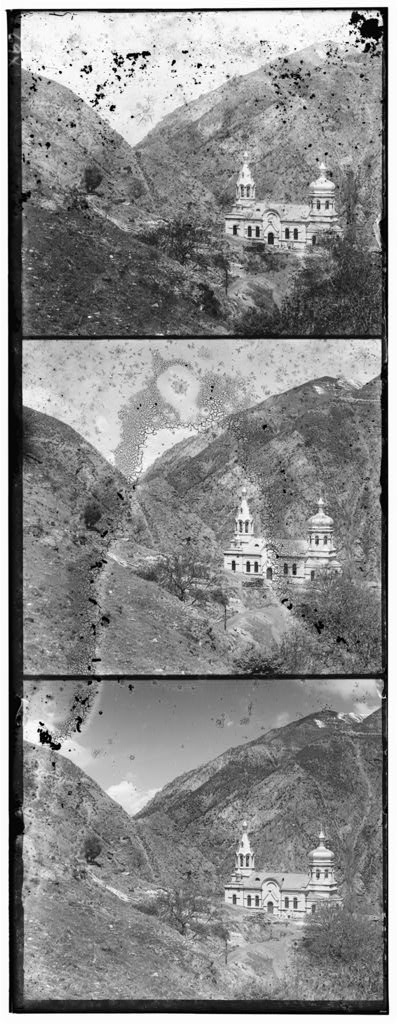
#> input picture 2/data/00056v.jpg, 398 x 1024 px; its folder holds only this picture in this run
$ python run_align.py
#> lines starting #> are read from the running program, lines starting #| are printed output that depends on the picture
### 2/align_core.py
"""
align_core.py
Core image alignment algorithms and metrics for Prokudin-Gorskii glass plate colorization.
"""

import numpy as np
from skimage import io, img_as_float
from skimage.filters import sobel
from skimage.transform import rescale


def load_and_split(image_path: str):
    """Loads an image, normalizes to float [0, 1], and splits vertically into B, G, R channels."""
#> called with image_path = 'data/00056v.jpg'
    img = img_as_float(io.imread(image_path))
#> img: shape (1024, 398) float64; min 0, max 1, mean 0.542
    if img.ndim == 3:
        img = img[:, :, 0]
    height = img.shape[0] // 3
#> height = 341
    return img[0:height, :], img[height : 2 * height, :], img[2 * height : 3 * height, :]


def compute_metric(im1: np.ndarray, im2: np.ndarray, metric: str = "ncc", border_crop: float = 0.15) -> float:
    """Computes similarity score between two image channels using L2 or NCC with border cropping."""
    h, w = im1.shape
    crop_h, crop_w = int(h * border_crop), int(w * border_crop)
    i1 = im1[crop_h : h - crop_h, crop_w : w - crop_w]
    i2 = im2[crop_h : h - crop_h, crop_w : w - crop_w]

    if metric == "l2":
        return -float(np.sum((i1 - i2) ** 2))
    elif metric == "ncc":
        norm1, norm2 = np.linalg.norm(i1), np.linalg.norm(i2)
        if norm1 > 0 and norm2 > 0:
            return float(np.sum((i1 / norm1) * (i2 / norm2)))
        return -np.inf
    raise ValueError(f"Unsupported metric: {metric}")


def apply_shift(img: np.ndarray, shift: tuple[int, int]) -> np.ndarray:
    """Applies a 2D integer displacement shift (dx, dy) to an image array."""
    return np.roll(img, (shift[1], shift[0]), axis=(0, 1))


def align_single_scale(
    ref: np.ndarray,
    target: np.ndarray,
    search_window: tuple[int, int] = (-15, 15),
    metric: str = "ncc",
) -> tuple[int, int]:
    """Exhaustive search alignment over specified search window [-radius, radius]."""
    best_score, best_shift = -np.inf, (0, 0)
    min_w, max_w = search_window
    for dy in range(min_w, max_w + 1):
        for dx in range(min_w, max_w + 1):
            shifted_target = apply_shift(target, (dx, dy))
            score = compute_metric(ref, shifted_target, metric=metric)
            if score > best_score:
                best_score, best_shift = score, (dx, dy)
    return best_shift


def align_pyramid_robust(
    ref: np.ndarray,
    target: np.ndarray,
    max_depth: int = 4,
    metric: str = "ncc",
    use_edges: bool = True,
) -> tuple[int, int]:
    """Coarse-to-fine multi-scale image pyramid alignment using recursive downsampling."""
    h, w = ref.shape
    ch, cw = int(h * 0.10), int(w * 0.10)

    r_clean = ref[ch : h - ch, cw : w - cw]
    t_clean = target[ch : h - ch, cw : w - cw]

    r_feat = sobel(r_clean) if use_edges else r_clean
    t_feat = sobel(t_clean) if use_edges else t_clean

    def _recursive_align(r: np.ndarray, t: np.ndarray, depth: int) -> tuple[int, int]:
        if depth == 0 or min(r.shape) < 128:
            return align_single_scale(r, t, search_window=(-15, 15), metric=metric)

        r_small = rescale(r, 0.5, anti_aliasing=True)
        t_small = rescale(t, 0.5, anti_aliasing=True)

        coarse_shift = _recursive_align(r_small, t_small, depth - 1)
        scaled_shift = (coarse_shift[0] * 2, coarse_shift[1] * 2)

        shifted_t = apply_shift(t, scaled_shift)
        fine_shift = align_single_scale(r, shifted_t, search_window=(-7, 7), metric=metric)

        return (scaled_shift[0] + fine_shift[0], scaled_shift[1] + fine_shift[1])

    return _recursive_align(r_feat, t_feat, max_depth)

### 2/run_align.py
"""
run_align.py
Batch processing, timing, artifact generation, and reporting pipeline.
"""

import glob
import os
import time
import matplotlib.pyplot as plt
import numpy as np

# Import core modular functions
from align_core import (
    align_pyramid_robust,
    align_single_scale,
    apply_shift,
    load_and_split,
)


def format_time(seconds: float) -> str:
    """Formats execution time in seconds or minutes/seconds."""
    mins, secs = divmod(seconds, 60)
    if mins > 0:
        return f"{int(mins)}m {int(secs)}s"
    return f"{secs:.2f}s"


def generate_intermediate_artifacts(sample_path: str, output_dir: str) -> None:
    """Saves raw unaligned composite and split channel figures for post documentation."""
    b, g, r = load_and_split(sample_path)

    plt.imsave(os.path.join(output_dir, "intermediate_01_unaligned.jpg"), np.dstack((r, g, b)))
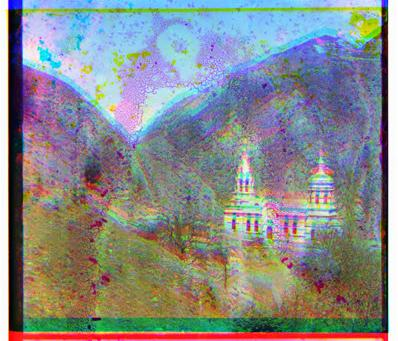
#> saved as intermediate_01_unaligned.jpg: shape (341, 398, 3); mean R, G, B 135.8, 138.4, 139.5

    fig, axes = plt.subplots(1, 3, figsize=(12, 4))
    channels = [("Blue Channel (B)", b), ("Green Channel (G)", g), ("Red Channel (R)", r)]

    for col, (title, ch) in enumerate(channels):
        axes[col].imshow(ch, cmap="gray")
        axes[col].set_title(title)
        axes[col].axis("off")
#> this loop made 3 passes
#> title on passes 1 to 3: 'Blue Channel (B)', 'Green Channel (G)', 'Red Channel (R)'

    plt.tight_layout()
    plt.savefig(os.path.join(output_dir, "intermediate_02_split_channels.png"), dpi=150)
    plt.close()


def print_summary_table(results: list[dict]) -> None:
    """Prints the final formatted benchmark summary table to console."""
    divider = "=" * 135
    header = (
        f"{'Filename':<20} | {'Category':<10} | {'Single G,R (x,y)':<18} | "
        f"{'Single Time':<12} | {'Pyramid G,R (x,y)':<18} | {'Pyr Time':<10} | {'Total Time':<10}"
    )
    print("\n" + divider)
    print(header)
    print("-" * 135)

    for r in results:
        single_shifts = f"{r['g_single']} / {r['r_single']}"
        pyr_shifts = f"{r['g_pyr']} / {r['r_pyr']}"
        print(
            f"{r['name']:<20} | {r['category']:<10} | {single_shifts:<18} | "
            f"{r['single_time']:<12} | {pyr_shifts:<18} | {r['pyr_time']:<10} | {r['total_time']:<10}"
        )
    print(divider)


def process_batch(input_dir: str = "data", output_dir: str = "media") -> None:
    """Runs single-scale and pyramid alignment across all dataset images."""
    os.makedirs(output_dir, exist_ok=True)

    extensions = ("*.jpg", "*.jpeg", "*.png", "*.tif", "*.tiff")
    image_paths = []
    for ext in extensions:
        image_paths.extend(glob.glob(os.path.join(input_dir, ext)))

    if not image_paths:
        print(f"Error: No images found in '{input_dir}/'.")
        return

    cathedral_path = next(
        (p for p in image_paths if "cathedral" in os.path.basename(p).lower()), sorted(image_paths)[0]
    )
    print(f"Generating intermediate process artifacts using: {os.path.basename(cathedral_path)}")
    generate_intermediate_artifacts(cathedral_path, output_dir)

    results = []

    for path in sorted(image_paths):
        filename = os.path.basename(path)
        name, ext = os.path.splitext(filename)
        is_high_res = ext.lower() in (".tif", ".tiff")
        category = "LoC Custom" if filename.startswith("loc-") else "Provided"

        print(f"Processing ({category}): {filename}...")
        img_start_time = time.time()
        b, g, r = load_and_split(path)

        # 1. Single-Scale Alignment & Timing
        if not is_high_res:
            t_single_start = time.time()
            g_single = align_single_scale(b, g, search_window=(-15, 15), metric="ncc")
#> the loop in align_single_scale, `for dy in range(min_w, max_w + 1):` made 31 passes
#> pass 1, in compute_metric (call 3), `i2 = im2[crop_h : h - crop_h, crop_w : w - crop_w]`:
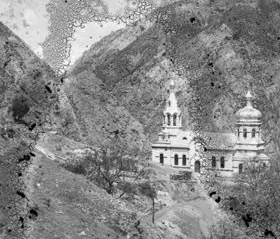
#> i2: shape (239, 280) float64; min 0, max 1, mean 0.53
            r_single = align_single_scale(b, r, search_window=(-15, 15), metric="ncc")
#> the loop in align_single_scale (call 2), `for dy in range(min_w, max_w + 1):` made 31 passes
#> pass 1, in compute_metric (call 965), `i2 = im2[crop_h : h - crop_h, crop_w : w - crop_w]`:
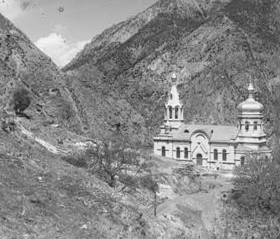
#> i2: shape (239, 280) float64; min 0.0745, max 1, mean 0.536
            rgb_single = np.dstack((apply_shift(r, r_single), apply_shift(g, g_single), b))
            plt.imsave(os.path.join(output_dir, f"{name}_single.jpg"), rgb_single)
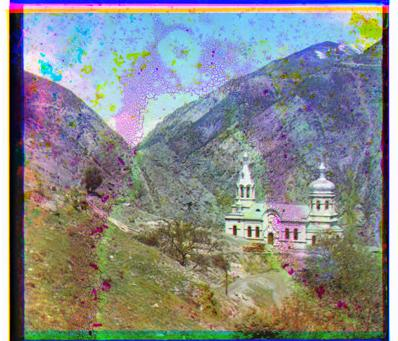
#> saved as 00056v_single.jpg: shape (341, 398, 3); mean R, G, B 135.8, 138.4, 139.4
            single_time_str = format_time(time.time() - t_single_start)
        else:
            g_single, r_single = ("N/A", "N/A")
            single_time_str = "N/A"

        # 2. Multi-Scale Pyramid Alignment & Timing
        t_pyr_start = time.time()
        g_pyr = align_pyramid_robust(b, g, max_depth=4, metric="ncc", use_edges=True)
#> in align_pyramid_robust, `r_clean = ref[ch : h - ch, cw : w - cw]`:
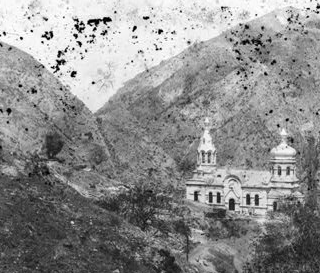
#> r_clean: shape (273, 320) float64; min 0, max 1, mean 0.556
        r_pyr = align_pyramid_robust(b, r, max_depth=4, metric="ncc", use_edges=True)
#> call 2 of align_pyramid_robust, with max_depth = 4, metric = 'ncc', use_edges = True
#> in align_pyramid_robust (call 2), `t_clean = target[ch : h - ch, cw : w - cw]`:
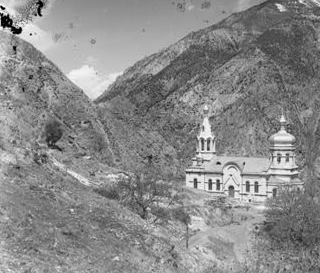
#> t_clean: shape (273, 320) float64; min 0, max 1, mean 0.539
#> in _recursive_align (call 5), `shifted_t = apply_shift(t, scaled_shift)`:
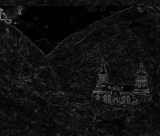
#> shifted_t: shape (136, 160) float64; min 0.000304, max 0.503, mean 0.0662
        rgb_pyr = np.dstack((apply_shift(r, r_pyr), apply_shift(g, g_pyr), b))
        plt.imsave(os.path.join(output_dir, f"{name}_pyramid.jpg"), rgb_pyr)
        pyr_time_str = format_time(time.time() - t_pyr_start)

        # 3. Total Timing Accumulation
        total_time_str = format_time(time.time() - img_start_time)

        print(f"  -> Single-scale time : {single_time_str}")
        print(f"  -> Pyramid time      : {pyr_time_str}")
        print(f"  -> Total image time  : {total_time_str}\n")

        results.append({
            "name": filename,
            "category": category,
            "g_single": str(g_single),
            "r_single": str(r_single),
            "single_time": single_time_str,
            "g_pyr": str(g_pyr),
            "r_pyr": str(r_pyr),
            "pyr_time": pyr_time_str,
            "total_time": total_time_str,
        })

    print_summary_table(results)
#> the loop in print_summary_table, `for r in results:` made 1 pass
#| 00056v.jpg           | Provided   | (1, 6) / (1, 13)   | 1.01s        | (1, 6) / (1, 13)   | 0.68s      | 1.70s


if __name__ == "__main__":
    process_batch(input_dir="data", output_dir="media")
